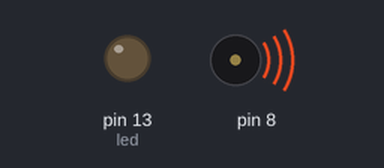
Bench run of a sketch on a simulated Arduino Uno, built with avr-gcc and run on an emulated ATmega328P. Shown: output pins drawn as LEDs (lit = HIGH), buzzer (waves = sounding).

Above: at 0.2 s.
At 1.55 s:
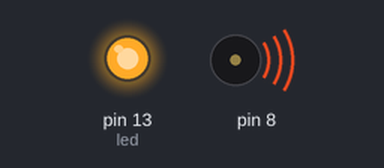
At 4.36 s:
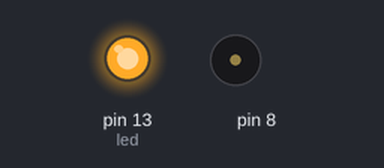
At 10.88 s:
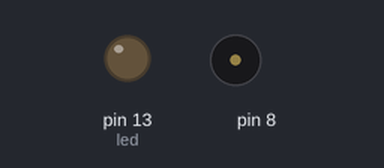
Timing chart, 0 to 12.7 s (numbered marks = the images above):
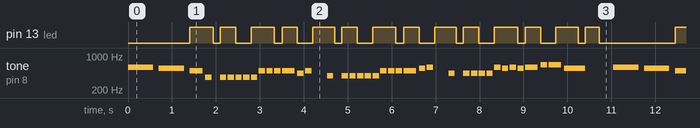

The sketch:

Despacito_song.ino
```cpp
 #include "pitches.h"
int led=13;

int noteDuration;
int pauseBetweenNotes = 0;
int negra;
void setup() {
  pinMode(led, OUTPUT);
  negra=640;


}

void loop() {

 chorus();
}

void chorus(){
     notars(negra, NOTE_D5);
     notars(negra, NOTE_CS5);digitalWrite(led, HIGH);   // (1)
     notars(negra/2, NOTE_B4);
     notars(negra/4, NOTE_FS4);digitalWrite(led, LOW);    // (2)
     delay(negra/4); digitalWrite(led, HIGH);   // (3)
     notars(negra/4, NOTE_FS4);
     notars(negra/4, NOTE_FS4);
digitalWrite(led, LOW);    // (4)
     notars(negra/4, NOTE_FS4);
     notars(negra/4, NOTE_FS4);digitalWrite(led, HIGH);   //  (1)

     notars(negra/4, NOTE_FS4);

     notars(negra/4, NOTE_B4);
     notars(negra/4, NOTE_B4);digitalWrite(led, LOW);    //  (2)
     notars(negra/4, NOTE_B4);digitalWrite(led, HIGH);   //  (3)
     notars(negra/2, NOTE_B4);digitalWrite(led, LOW);    //  (4)

     notars(negra/4, NOTE_A4);

     notars(negra/4, NOTE_B4);digitalWrite(led, HIGH);   //  (1)
     delay(negra/4);
     delay(negra/4);
     notars(negra/4, NOTE_G4);  digitalWrite(led, LOW);    //  (2)
     delay(negra/4);digitalWrite(led, HIGH);   //  (3)
//......
     notars(negra/4, NOTE_G4);
     notars(negra/4, NOTE_G4);digitalWrite(led, LOW);    //  (4)
     notars(negra/4, NOTE_G4);
     notars(negra/4, NOTE_G4);digitalWrite(led, HIGH);   //  (1)
     notars(negra/4, NOTE_G4);

     notars(negra/4, NOTE_B4);
     notars(negra/4, NOTE_B4);  digitalWrite(led, LOW);    //  (2)
     notars(negra/4, NOTE_B4);digitalWrite(led, HIGH);   //  (3)
     notars(negra/2, NOTE_B4);digitalWrite(led, LOW);    //  (4)

     notars(negra/4, NOTE_CS5);
     notars(negra/4, NOTE_D5);digitalWrite(led, HIGH);   //  (1)
     delay(negra/4);
     delay(negra/4);
     notars(negra/4, NOTE_A4);digitalWrite(led, LOW);    //  (2)
     delay(negra/4);digitalWrite(led, HIGH);   //  (3)

     notars(negra/4, NOTE_A4);
     notars(negra/4, NOTE_A4);digitalWrite(led, LOW);    //  (4)
     notars(negra/4, NOTE_A4);
     notars(negra/4, NOTE_A4);digitalWrite(led, HIGH);   //  (1)

     notars(negra/4, NOTE_D5);
     notars(negra/4, NOTE_CS5);
     notars(negra/4, NOTE_D5);digitalWrite(led, LOW);    //  (2)
     notars(negra/4, NOTE_CS5);digitalWrite(led, HIGH);   //  (3)
     notars(negra/2, NOTE_D5);digitalWrite(led, LOW);    //  (4)
     //
     notars(negra/4, NOTE_E5);
     notars_jai(negra/2, NOTE_E5,negra/4);  // (1)
//     notars(negra/2, NOTE_E5);

    //-----------------------------------------------
      tone(8,NOTE_CS5 ,negra*3/4);
    //-----------------------------------------------
      delay(negra/4);
      delay(negra/4);
     digitalWrite(led, LOW);    //  (2)
      delay(negra/4);
     digitalWrite(led, HIGH);   //  (3)
     noTone(8);
     delay(negra/4);

     //--------------
     delay(negra/4);
     digitalWrite(led, LOW);    //  (4)

     delay(negra/4);
     delay(negra/4);

}
void notars(int noteDuration,int LaNota ){

    //noteDuration=negra/4;
  tone(8,LaNota ,noteDuration*0.9);
//      pauseBetweenNotes = noteDuration * 1.30;
      pauseBetweenNotes = noteDuration * 1.1;
      delay(pauseBetweenNotes);
      noTone(8);


}
void notars_jai(int noteDuration,int LaNota ,int Desfase){

    //noteDuration=negra/4;
  tone(8,LaNota ,noteDuration*0.9);
//      pauseBetweenNotes = noteDuration * 1.30;
      pauseBetweenNotes = noteDuration * 1.1;
      delay(Desfase);

       digitalWrite(led, HIGH);   //  (1)

        delay(pauseBetweenNotes-Desfase);
      noTone(8);


}
```

Pitches.ino
```cpp
#define NOTE_B0  31
#define NOTE_C1  33
#define NOTE_CS1 35
#define NOTE_D1  37
#define NOTE_DS1 39
#define NOTE_E1  41
#define NOTE_F1  44
#define NOTE_FS1 46
#define NOTE_G1  49
#define NOTE_GS1 52
#define NOTE_A1  55
#define NOTE_AS1 58
#define NOTE_B1  62
#define NOTE_C2  65
#define NOTE_CS2 69
#define NOTE_D2  73
#define NOTE_DS2 78
#define NOTE_E2  82
#define NOTE_F2  87
#define NOTE_FS2 93
#define NOTE_G2  98
#define NOTE_GS2 104
#define NOTE_A2  110
#define NOTE_AS2 117
#define NOTE_B2  123
#define NOTE_C3  131
#define NOTE_CS3 139
#define NOTE_D3  147
#define NOTE_DS3 156
#define NOTE_E3  165
#define NOTE_F3  175
#define NOTE_FS3 185
#define NOTE_G3  196
#define NOTE_GS3 208
#define NOTE_A3  220
#define NOTE_AS3 233
#define NOTE_B3  247
#define NOTE_C4  262
#define NOTE_CS4 277
#define NOTE_D4  294
#define NOTE_DS4 311
#define NOTE_E4  330
#define NOTE_F4  349
#define NOTE_FS4 370
#define NOTE_G4  392
#define NOTE_GS4 415
#define NOTE_A4  440
#define NOTE_AS4 466
#define NOTE_B4  494
#define NOTE_C5  523
#define NOTE_CS5 554
#define NOTE_D5  587
#define NOTE_DS5 622
#define NOTE_E5  659
#define NOTE_F5  698
#define NOTE_FS5 740
#define NOTE_G5  784
#define NOTE_GS5 831
#define NOTE_A5  880
#define NOTE_AS5 932
#define NOTE_B5  988
#define NOTE_C6  1047
#define NOTE_CS6 1109
#define NOTE_D6  1175
#define NOTE_DS6 1245
#define NOTE_E6  1319
#define NOTE_F6  1397
#define NOTE_FS6 1480
#define NOTE_G6  1568
#define NOTE_GS6 1661
#define NOTE_A6  1760
#define NOTE_AS6 1865
#define NOTE_B6  1976
#define NOTE_C7  2093
#define NOTE_CS7 2217
#define NOTE_D7  2349
#define NOTE_DS7 2489
#define NOTE_E7  2637
#define NOTE_F7  2794
#define NOTE_FS7 2960
#define NOTE_G7  3136
#define NOTE_GS7 3322
#define NOTE_A7  3520
#define NOTE_AS7 3729
#define NOTE_B7  3951
#define NOTE_C8  4186
#define NOTE_CS8 4435
#define NOTE_D8  4699
#define NOTE_DS8 4978
```

Measured:
- by itself, pin 13 (led): moves between LOW and HIGH, repeating every 11.0 s
- by itself, tone on pin 8: plays 587 Hz for 0.58 s, 554 Hz for 0.58 s, 494 Hz for 0.29 s, 370 Hz for 0.14 s, 370 Hz for 0.14 s, 370 Hz for 0.14 s … (474 notes in this stretch)
